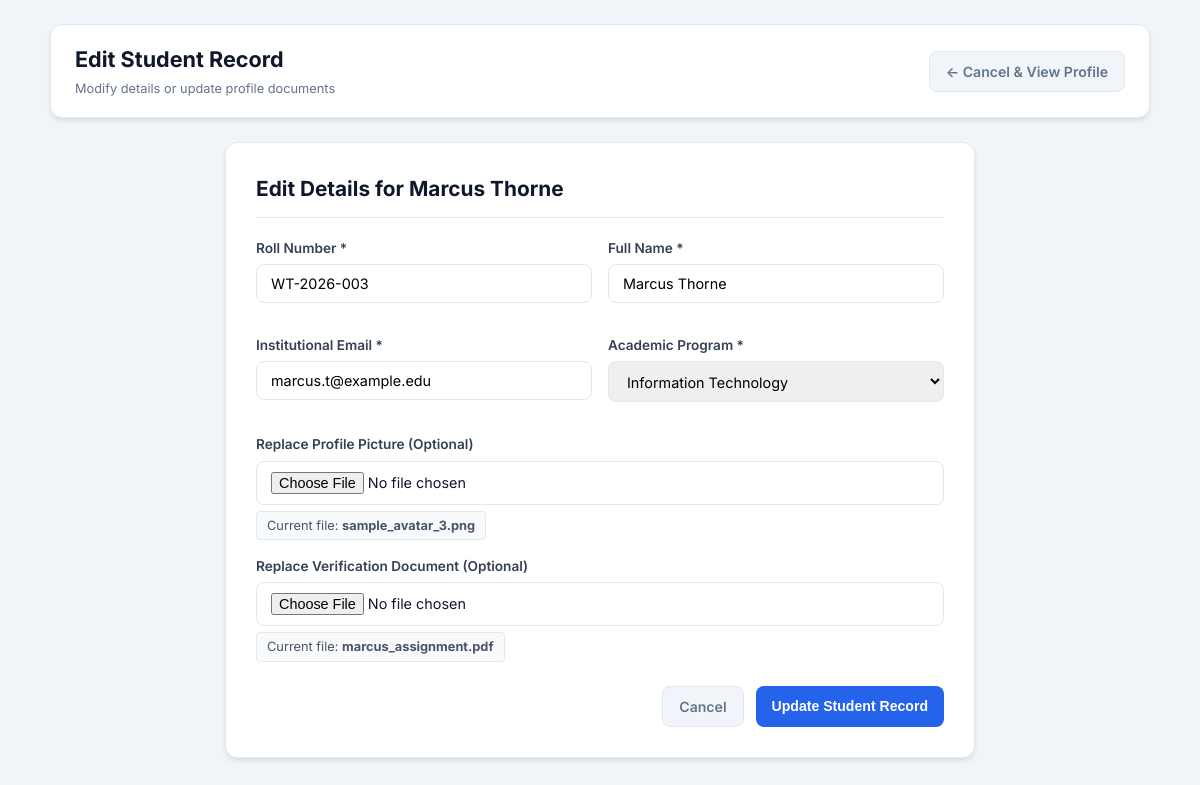
The page /edit_student.php?id=3 on the database its author committed.
### tables this page shows
CREATE TABLE `students` (
    `id` INT AUTO_INCREMENT PRIMARY KEY,
    `roll_number` VARCHAR(30) NOT NULL UNIQUE,
    `full_name` VARCHAR(100) NOT NULL,
    `email` VARCHAR(100) NOT NULL UNIQUE,
    `course` VARCHAR(100) NOT NULL,
    `profile_image` VARCHAR(255) DEFAULT NULL,
    `profile_image_type` VARCHAR(100) DEFAULT NULL,
    `profile_image_size` INT DEFAULT 0,
    `document` VARCHAR(255) DEFAULT NULL,
    `document_type` VARCHAR(100) DEFAULT NULL,
    `document_size` INT DEFAULT 0,
    `created_at` TIMESTAMP DEFAULT CURRENT_TIMESTAMP,
    `updated_at` TIMESTAMP DEFAULT CURRENT_TIMESTAMP ON UPDATE CURRENT_TIMESTAMP,
    INDEX `idx_roll_number` (`roll_number`),
    INDEX `idx_email` (`email`)
);

### edit_student.php (the view, shortened to what this page needs)
<?php
require_once __DIR__ . '/db.php';
$id = filter_input(INPUT_GET, 'id', FILTER_VALIDATE_INT);
try {
    $stmt = $pdo->prepare("SELECT * FROM students WHERE id = :id LIMIT 1");
    $stmt->execute([':id' => $id]);
    $student = $stmt->fetch();
} catch (PDOException $e) {
    die("Database query error: " . htmlspecialchars($e->getMessage()));
}
$formData = [
    'roll_number' => $student['roll_number'],
    'full_name'   => $student['full_name'],
    'email'       => $student['email'],
    'course'      => $student['course']
];
?>
<!DOCTYPE html>
<html lang="en">
<head>
  <link rel="stylesheet" href="style.css">
</head>
<body>
  <div class="container">
    <header class="navbar">
      <div class="nav-brand">
        <h2>Edit Student Record</h2>
        <span class="subtitle">Modify details or update profile documents</span>
      </div>
      <div class="nav-actions">
        <a href="view_student.php?id=<?= $student['id'] ?>" class="btn btn-secondary">&larr; Cancel & View Profile</a>
      </div>
    </header>
    <main class="form-card">
      <h3 class="form-title">Edit Details for <?= htmlspecialchars($student['full_name']) ?></h3>
      <form method="POST" action="edit_student.php?id=<?= $student['id'] ?>" enctype="multipart/form-data">
        <div class="form-row">
          <div class="form-group">
            <label for="roll_number">Roll Number *</label>
            <input
              type="text"
              id="roll_number"
              name="roll_number"
              class="form-control"
              value="<?= htmlspecialchars($formData['roll_number']) ?>"
              required
            >
          </div>
          <div class="form-group">
            <label for="full_name">Full Name *</label>
            <input
              type="text"
              id="full_name"
              name="full_name"
              class="form-control"
              value="<?= htmlspecialchars($formData['full_name']) ?>"
              required
            >
          </div>
        </div>
        <div class="form-row">
          <div class="form-group">
            <label for="email">Institutional Email *</label>
            <input
              type="email"
              id="email"
              name="email"
              class="form-control"
              value="<?= htmlspecialchars($formData['email']) ?>"
              required
            >
          </div>
          <div class="form-group">
            <label for="course">Academic Program *</label>
            <select id="course" name="course" class="form-control" required>
              <?php
                $courses = [
                  'Computer Science & Engineering',
                  'Artificial Intelligence & Data Science',
                  'Information Technology',
                  'Software Engineering',
                  'Cybersecurity & Digital Forensics'
                ];
                foreach ($courses as $c):
              ?>
                <option value="<?= $c ?>" <?= ($formData['course'] === $c) ? 'selected' : '' ?>>
                  <?= $c ?>
                </option>
              <?php endforeach; ?>
            </select>
          </div>
        </div>
        <div class="form-group">
          <label for="profile_image">Replace Profile Picture (Optional)</label>
          <input
            type="file"
            id="profile_image"
            name="profile_image"
            class="form-control"
            accept="image/jpeg,image/png,image/webp"
          >
          <?php if (!empty($student['profile_image'])): ?>
            <div class="current-file-badge">
              <span>Current file: <strong><?= htmlspecialchars($student['profile_image']) ?></strong></span>
            </div>
          <?php endif; ?>
        </div>
        <div class="form-group">
          <label for="document">Replace Verification Document (Optional)</label>
          <input
            type="file"
            id="document"
            name="document"
            class="form-control"
            accept=".pdf,.doc,.docx,application/pdf,application/msword"
          >
          <?php if (!empty($student['document'])): ?>
            <div class="current-file-badge">
              <span>Current file: <strong><?= htmlspecialchars($student['document']) ?></strong></span>
            </div>
          <?php endif; ?>
        </div>
        <div style="display: flex; justify-content: flex-end; gap: 12px; margin-top: 24px;">
          <a href="view_student.php?id=<?= $student['id'] ?>" class="btn btn-secondary">Cancel</a>
          <button type="submit" class="btn btn-primary">Update Student Record</button>
        </div>
      </form>
    </main>
  </div>
</body>
</html>

### style.css (style rules this page uses)
:root { --primary: #2563eb; --primary-hover: #1d4ed8; --primary-light: #eff6ff; --secondary: #64748b; --success: #10b981; --warning: #f59e0b; --danger: #ef4444; --danger-hover: #dc2626; --bg-color: #f1f5f9; --card-bg: #ffffff; --text-dark: #0f172a; --text-muted: #64748b; --border-color: #e2e8f0; --radius: 8px; --radius-lg: 12px; --shadow: 0 4px 6px -1px rgba(0, 0, 0, 0.08), 0 2px 4px -1px rgba(0, 0, 0, 0.04); }
*, *::before, *::after { box-sizing: border-box; margin: 0; padding: 0; }
body { font-family: 'Inter', system-ui, -apple-system, BlinkMacSystemFont, "Segoe UI", Roboto, sans-serif; background-color: var(--bg-color); color: var(--text-dark); line-height: 1.5; padding: 24px 16px; min-height: 100vh; }
.container { max-width: 1100px; margin: 0 auto; }
.navbar { display: flex; justify-content: space-between; align-items: center; background: var(--card-bg); padding: 18px 24px; border-radius: var(--radius-lg); box-shadow: var(--shadow); margin-bottom: 24px; border: 1px solid var(--border-color); }
.nav-brand h2 { font-size: 1.35rem; font-weight: 700; color: var(--text-dark); }
.nav-brand .subtitle { font-size: 0.8rem; color: var(--text-muted); }
.nav-actions { display: flex; gap: 12px; }
.btn { display: inline-flex; align-items: center; gap: 6px; padding: 9px 16px; font-size: 0.88rem; font-weight: 600; border-radius: var(--radius); text-decoration: none; border: none; cursor: pointer; transition: all 0.2s ease; }
.btn-primary { background: var(--primary); color: #ffffff; }
.btn-secondary { background: #f1f5f9; color: var(--text-muted); border: 1px solid var(--border-color); }
.form-card { background: var(--card-bg); border-radius: var(--radius-lg); box-shadow: var(--shadow); border: 1px solid var(--border-color); padding: 30px; max-width: 750px; margin: 0 auto; }
.form-title { font-size: 1.3rem; margin-bottom: 20px; padding-bottom: 12px; border-bottom: 1px solid var(--border-color); }
.form-row { display: grid; grid-template-columns: 1fr 1fr; gap: 16px; margin-bottom: 16px; }
.form-group { margin-bottom: 16px; }
.form-group label { display: block; font-size: 0.85rem; font-weight: 600; margin-bottom: 6px; color: #334155; }
.form-control { width: 100%; padding: 10px 14px; border: 1px solid var(--border-color); border-radius: var(--radius); font-size: 0.9rem; font-family: inherit; }
.current-file-badge { display: inline-flex; align-items: center; gap: 8px; margin-top: 6px; font-size: 0.8rem; color: #475569; background: #f8fafc; padding: 4px 10px; border-radius: 4px; border: 1px solid var(--border-color); }

### rows shown on the page
students: full_name "Marcus Thorne", roll_number "WT-2026-003", email "marcus.t@example.edu", course "Information Technology", profile_image "sample_avatar_3.png", document "marcus_assignment.pdf"
